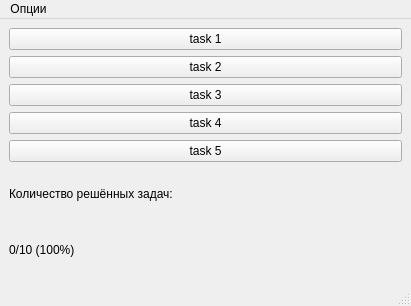
<?xml version="1.0" encoding="UTF-8"?>
<ui version="4.0">
 <class>MainWindow</class>
 <widget class="QMainWindow" name="MainWindow">
  <property name="geometry">
   <rect>
    <x>0</x>
    <y>0</y>
    <width>411</width>
    <height>306</height>
   </rect>
  </property>
  <property name="windowTitle">
   <string>Главное окно</string>
  </property>
  <widget class="QWidget" name="centralwidget">
   <layout class="QVBoxLayout" name="verticalLayout_2">
    <item>
     <layout class="QVBoxLayout" name="verticalLayout">
      <item>
       <widget class="QPushButton" name="task1">
        <property name="text">
         <string>task 1</string>
        </property>
       </widget>
      </item>
      <item>
       <widget class="QPushButton" name="task2">
        <property name="text">
         <string>task 2</string>
        </property>
       </widget>
      </item>
      <item>
       <widget class="QPushButton" name="task3">
        <property name="text">
         <string>task 3</string>
        </property>
       </widget>
      </item>
      <item>
       <widget class="QPushButton" name="task4">
        <property name="text">
         <string>task 4</string>
        </property>
       </widget>
      </item>
      <item>
       <widget class="QPushButton" name="task5">
        <property name="text">
         <string>task 5</string>
        </property>
       </widget>
      </item>
      <item>
       <widget class="QLabel" name="label">
        <property name="text">
         <string>Количество решённых задач:</string>
        </property>
       </widget>
      </item>
      <item>
       <widget class="QLabel" name="StatLabel">
        <property name="text">
         <string>0/10 (100%)</string>
        </property>
       </widget>
      </item>
     </layout>
    </item>
   </layout>
  </widget>
  <widget class="QMenuBar" name="menubar">
   <property name="geometry">
    <rect>
     <x>0</x>
     <y>0</y>
     <width>411</width>
     <height>25</height>
    </rect>
   </property>
   <widget class="QMenu" name="menu">
    <property name="title">
     <string>Опции</string>
    </property>
    <addaction name="account_exit"/>
   </widget>
   <addaction name="menu"/>
  </widget>
  <widget class="QStatusBar" name="statusbar"/>
  <action name="account_exit">
   <property name="text">
    <string>Выйти из аккаунта</string>
   </property>
  </action>
 </widget>
 <resources/>
 <connections/>
</ui>
